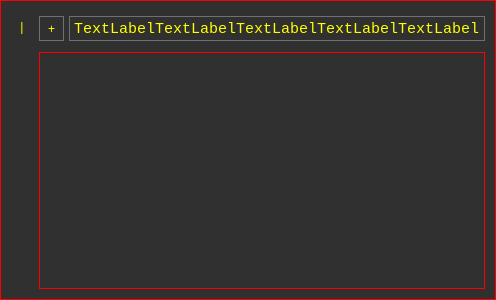
<?xml version="1.0" encoding="UTF-8"?>
<ui version="4.0">
 <class>UnitForm</class>
 <widget class="QWidget" name="UnitForm">
  <property name="geometry">
   <rect>
    <x>0</x>
    <y>0</y>
    <width>492</width>
    <height>300</height>
   </rect>
  </property>
  <property name="windowTitle">
   <string>Form</string>
  </property>
  <property name="styleSheet">
   <string notr="true">#UnitForm
{
border: 1px solid red;
background: #303030;

}

*
{
color: yellow ;
background: #303030;

}

#ContentWidget
{
border: 1px solid red;
}

#TitleWidget  *
{
border: 1px solid #707070;
}

#TitleWidget QPushButton:hover
{
border: 1px solid yellow;
}

#TitleWidget QPushButton:pressed
{
border: 1px solid #ffaa66;
}</string>
  </property>
  <layout class="QGridLayout" name="gridLayout">
   <item row="0" column="0" rowspan="2">
    <widget class="QWidget" name="LabelWidget" native="true">
     <layout class="QHBoxLayout" name="horizontalLayout_3">
      <item>
       <widget class="QLabel" name="label">
        <property name="maximumSize">
         <size>
          <width>25</width>
          <height>16777215</height>
         </size>
        </property>
        <property name="text">
         <string>|</string>
        </property>
        <property name="alignment">
         <set>Qt::AlignHCenter|Qt::AlignTop</set>
        </property>
       </widget>
      </item>
     </layout>
    </widget>
   </item>
   <item row="0" column="1">
    <widget class="QWidget" name="TitleWidget" native="true">
     <property name="maximumSize">
      <size>
       <width>16777215</width>
       <height>35</height>
      </size>
     </property>
     <layout class="QHBoxLayout" name="horizontalLayout_2">
      <property name="spacing">
       <number>5</number>
      </property>
      <property name="leftMargin">
       <number>0</number>
      </property>
      <property name="topMargin">
       <number>0</number>
      </property>
      <property name="rightMargin">
       <number>0</number>
      </property>
      <property name="bottomMargin">
       <number>0</number>
      </property>
      <item>
       <widget class="QPushButton" name="TitlePushButton">
        <property name="minimumSize">
         <size>
          <width>25</width>
          <height>25</height>
         </size>
        </property>
        <property name="maximumSize">
         <size>
          <width>25</width>
          <height>25</height>
         </size>
        </property>
        <property name="text">
         <string>+</string>
        </property>
       </widget>
      </item>
      <item>
       <widget class="QLabel" name="TitleLabel">
        <property name="maximumSize">
         <size>
          <width>16777215</width>
          <height>25</height>
         </size>
        </property>
        <property name="font">
         <font>
          <family>Lucida Console</family>
          <pointsize>11</pointsize>
         </font>
        </property>
        <property name="text">
         <string>TextLabelTextLabelTextLabelTextLabelTextLabel</string>
        </property>
       </widget>
      </item>
     </layout>
    </widget>
   </item>
   <item row="1" column="1">
    <widget class="QWidget" name="ContentWidget" native="true">
     <layout class="QHBoxLayout" name="horizontalLayout">
      <property name="spacing">
       <number>5</number>
      </property>
      <property name="leftMargin">
       <number>0</number>
      </property>
      <property name="topMargin">
       <number>0</number>
      </property>
      <property name="rightMargin">
       <number>0</number>
      </property>
      <property name="bottomMargin">
       <number>0</number>
      </property>
     </layout>
    </widget>
   </item>
  </layout>
 </widget>
 <resources/>
 <connections/>
</ui>
